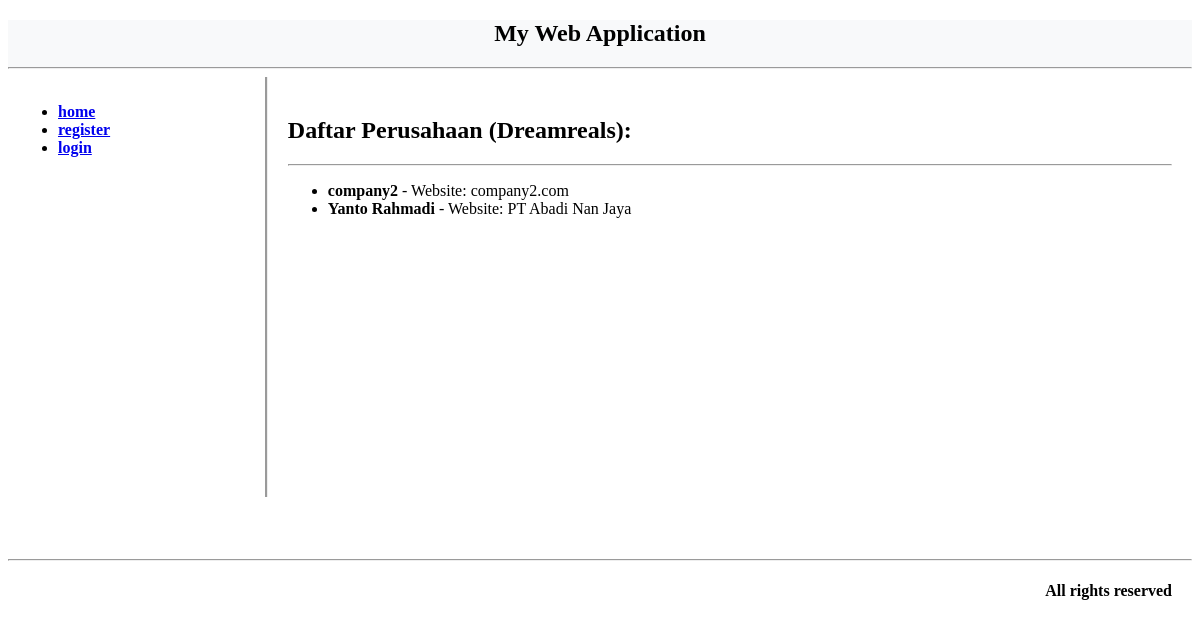
The page /dreamreals/ on the database as committed earlier.
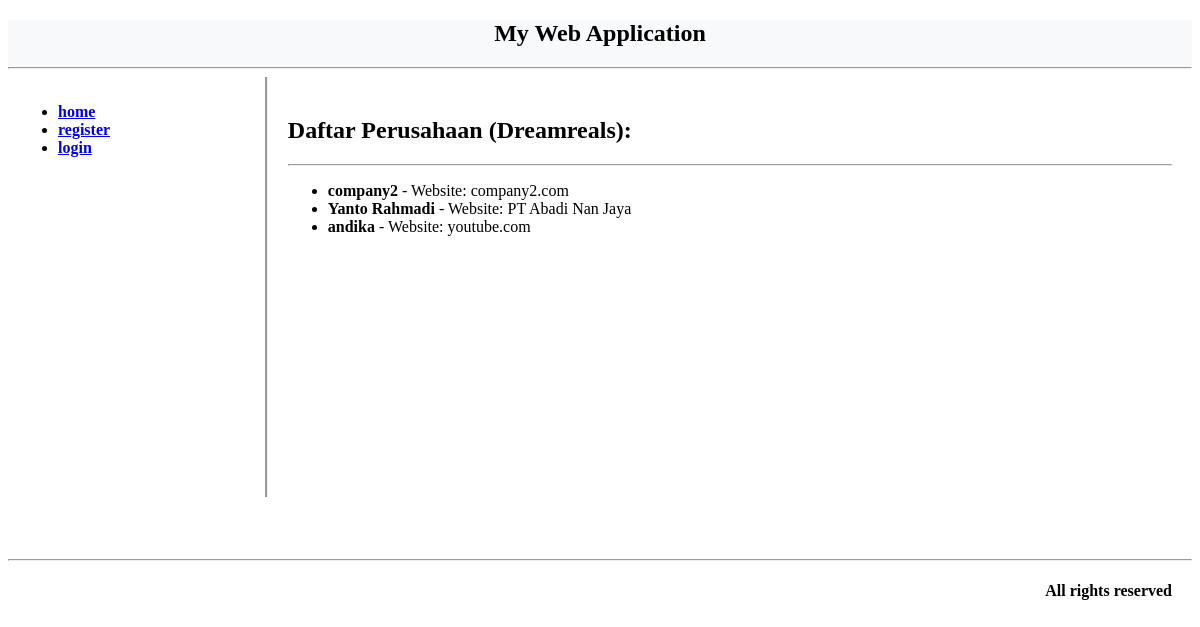
The same page on the database as committed later.
### myapp/models.py (models this page shows)
class Dreamreal(models.Model):
    website = models.CharField(max_length=50)
    mail = models.CharField(max_length=50)
    name = models.CharField(max_length=50)
    phonenumber = models.IntegerField()
    class Meta:
        db_table = "dreamreal"

### templates/dreamreal_list.html (shortened to what this page needs)
{% extends "base.html" %}
{% block contents %}
   <h2>Daftar Perusahaan (Dreamreals):</h2>
   <hr>
   <ul>
      {% for dr in object_list %}
         <li><b>{{ dr.name }}</b> - Website: {{ dr.website }}</li>
      {% endfor %}
   </ul>
{% endblock %}

### templates/base.html (shortened to what this page needs)
<!doctype html>
<html>
<head>
</head>
<body>
   <div style="height:10%; background-color: #f8f9fa;">
      <h2 align="center">My Web Application</h2>
      <hr>
   </div>
   <div style="width:100%; display: flex;">
      <div style="width:20%; border-right-style:groove; padding: 10px; min-height: 400px;">
         <ul>
            <b>
               <li><a href="/home/">home</a></li>
               <li><a href="/register/">register</a></li>
               <li><a href="/login/">login</a></li>
            </b>
         </ul>
      </div>
      <div style="flex-grow: 1; padding: 20px;">
         {% block contents %}
         {% endblock %}
      </div>
   </div>
   <br><br><br>
   <hr>
   <div>
      <h4 align="right" style="padding-right: 20px;">All rights reserved</h4>
   </div>
</body>
</html>

Rows that differ between the two databases and show on the page:
added Dreamreal: name "andika", website "youtube.com"
